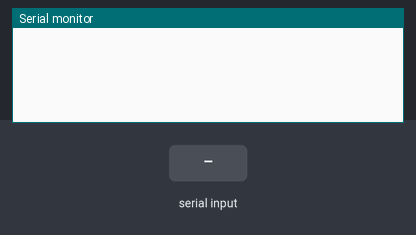
Bench run of a sketch on a simulated Arduino Uno, built with avr-gcc and run on an emulated ATmega328P. On the bench: the last lines printed to the serial monitor. The inputs (shaded band) are chosen by the test bench.

Above: at 1.2 s.
1.3 s: "AI 1\n" received over Serial
At 2.3 s:
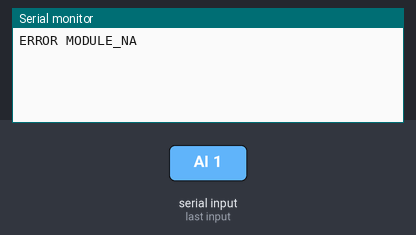
2.8 s: "AI\n" received over Serial
At 3.4 s:
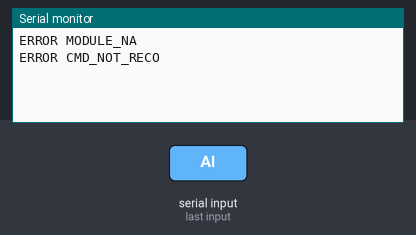

Measured:
- after the input at 1.3 s, the serial monitor: prints a new line at once (image 1)
- after the input at 2.8 s, the serial monitor: prints a new line at once (image 2)

The sketch:

saltlamp.ino
```cpp
#include "Arduino.h"
#include <OneWire.h>

#include "base/saltlamp_inc_boards.h"

// because this here makes total sense - FUCK YOU, Arduino IDE!
// it doesn't work when moved to base/saltlamp_inc_messages
byte response_msg = 0;

#include "base/saltlamp_inc_messages.h"
#include "base/saltlamp_devices.h"

#include "base/saltlamp_inc_modules.h"

#include "modules/saltlamp_OW.h"
#include "modules/saltlamp_SYS.h"
#include "modules/saltlamp_AI.h"
#include "modules/saltlamp_DI.h"
#include "modules/saltlamp_DO.h"
#include "modules/saltlamp_PWM.h"
#include "modules/saltlamp_TEMP.h"
#include "modules/saltlamp_433.h"
// #include "modules/saltlamp_IR.h"
// #include "modules/saltlamp_US.h"

// Variables for parsing PC commands
String ser_string = "";
String ser_module = "";
String ser_command = "";
byte   ser_pin = 0;
String ser_value = "";
boolean ser_string_complete = false;

saltlamp_devices DEVS;

void setup()
{
	Serial.begin(19200);

	ser_string.reserve(42);
	ser_module.reserve(5);
	ser_command.reserve(15);
	ser_value.reserve(17);

	DEVS.reg(0, mSYS); 	// PINs 0 and 1 are reserved for serial communication
	DEVS.reg(1, mSYS);
}

saltlamp_OW OW(Serial, response_msg, DEVS);
saltlamp_SYS SYS(Serial, response_msg, DEVS);
saltlamp_AI AI(Serial, response_msg, DEVS);
saltlamp_DI DI(Serial, response_msg, DEVS);
saltlamp_DO DO(Serial, response_msg, DEVS);
saltlamp_PWM PWM(Serial, response_msg, DEVS);
saltlamp_TEMP TEMP(Serial, response_msg, DEVS);
void saltlamp_TEMP_interrupt1() { TEMP.auriol433check(); }

saltlamp_433 ftt433(Serial, response_msg, DEVS);
// saltlamp_IR IR(Serial, response_msg, DEVS);

// saltlamp_US US(Serial, response_msg, DEVS);
// void saltlamp_US_interrupt1() { US.measure(); }

void loop()
{
	DI.loop();
	AI.loop();
// 	US.loop();
	TEMP.loop();
// 	IR.loop();
	ftt433.loop();

	if (ser_string_complete) {
		ser_module = ser_string.substring(0, ser_string.indexOf('_'));
		ser_command = ser_string.substring(ser_string.indexOf('_') + 1, ser_string.indexOf(' '));
		ser_pin = byte(ser_string.substring(ser_string.indexOf(' ') + 1, ser_string.indexOf(' ') + 3).toInt());
		ser_value = ser_string.substring(ser_string.indexOf(' ') + 1);
		if (ser_value.indexOf(' ') == -1) {
			ser_value = "";
		} else {
			ser_value = ser_value.substring(ser_value.indexOf(' ') + 1);
			ser_value.trim();
		}

		if (ser_module == "AI") {
			AI.parse(ser_command, ser_pin, ser_value);
		} else if (ser_module == "DI") {
			DI.parse(ser_command, ser_pin, ser_value);
		} else if (ser_module == "DO") {
			DO.parse(ser_command, ser_pin, ser_value);
		} else if (ser_module == "PWM") {
			PWM.parse(ser_command, ser_pin, ser_value);
		} else if (ser_module == "OW") {
			OW.parse(ser_command, ser_pin, ser_value);
		} else if (ser_module == "TEMP") {
			TEMP.parse(ser_command, ser_pin, ser_value);
// 		} else if (ser_module == "US") {
// 			US.parse(ser_command, ser_pin, ser_value);
		} else if (ser_module == "SYS") {
			SYS.parse(ser_command, ser_pin, ser_value);
		} else if (ser_module == "433") {
			ftt433.parse(ser_command, ser_pin, ser_value);
// 		} else if (ser_module == "IR") {
// 			IR.parse(ser_command, ser_pin, ser_value);
		} else {
			response_msg = MSG_MODULE_NA;
		}

		saltlamp_message(Serial, response_msg, ser_module, ser_command, ser_pin, ser_string);

		ser_string = "";
		ser_module = "";
		ser_command = "";
		ser_pin = 0;
		ser_string_complete = false;
	}
}

void serialEvent() {
	while (Serial.available()) {
		char inChar = (char)Serial.read();

		if (inChar == '\n') {
			ser_string_complete = true;
		} else {
			ser_string += inChar;
		}
	}
}
```

saltlamp_devices.h
```cpp
#ifndef saltlamp_devices_h
#define saltlamp_devices_h

#include "Arduino.h"
#include "saltlamp_inc_boards.h"

class saltlamp_devices {
	private:
		struct device {
			byte module;

			device() : module(0) {}
		};

		device devices[100];
	public:
		void reg(byte pin, byte module);
		bool in_use(byte pin);
		bool is_device(byte pin, byte module);
		bool is_interrupt(byte pin);
		byte get_interrupt(byte pin);
		bool is_pwm(byte pin);
		byte get_pwm_index(byte pin);
};

#endif
```

saltlamp_inc_boards.h
```cpp
#ifndef saltlamp_inc_boards_h
#define saltlamp_inc_boards_h

#if defined(__AVR_ATmega1280__) || defined(__AVR_ATmega2560__)
	const byte BOARD_interrupts_COUNT = 6;
	//                                                     0  1   2   3   4   5
	const byte BOARD_interrupts[BOARD_interrupts_COUNT] = {2, 3, 21, 20, 19, 18};

	const byte BOARD_serials[] = {0, 1, 19, 18, 17, 16, 15, 14};

	const byte BOARD_pwms_COUNT = 15;
	const byte BOARD_pwms[BOARD_pwms_COUNT] = {2, 3, 4, 5, 6, 7, 8, 9, 10, 11, 12, 13, 44, 45, 46};

	const byte BOARD_D_MIN = 0;
	const byte BOARD_D_MAX = 53;
	const byte BOARD_A_MIN = 0;
	const byte BOARD_A_MAX = 15;

#else
	const byte BOARD_interrupts_COUNT = 2;
	//                                                     0  1
	const byte BOARD_interrupts[BOARD_interrupts_COUNT] = {2, 3};

	const byte BOARD_serials[] = {0, 1};

	const byte BOARD_pwms_COUNT = 6;
	const byte BOARD_pwms[BOARD_pwms_COUNT] = {3, 5, 6, 9, 10, 11};

	const byte BOARD_D_MIN = 0;
	const byte BOARD_D_MAX = 13;
	const byte BOARD_A_MIN = 0;
	const byte BOARD_A_MAX = 5;

#endif

#endif
```

saltlamp_inc_messages.h
```cpp
#ifndef saltlamp_inc_messages_h
#define saltlamp_inc_messages_h

#include "Arduino.h"

enum {
	MSG_NONE = 0,
	MSG_OK,
	MSG_PIN_IN_USE,
	MSG_ONE_PER_MODULE,
	MSG_SYNTAX_ERROR,
	MSG_CMD_ERROR,
	MSG_CMD_NOT_RECO,
	MSG_MODULE_NA,
	MSG_NOT_DEVICE,
	MSG_SECURITY_INTERVAL,
	MSG_NEED_INTERRUPT_PIN,
	MSG_NEED_PWM_PIN
} messages;

void saltlamp_message(HardwareSerial& Serial, byte& response_msg, String& ser_module, String& ser_command, byte& ser_pin, String& ser_string);

#endif
```

saltlamp_inc_modules.h
```cpp
#ifndef saltlamp_inc_modules_h
#define saltlamp_inc_modules_h

enum {
	mDI = 1,
	mDO,
	mAI,
	mPWM,
	mOW,
	mTEMP,
	mIR,
	mUS,
	mSYS,
	m433
} modules;

#endif
```

saltlamp_module.h
```cpp
#ifndef saltlamp_module_h
#define saltlamp_module_h

#include "Arduino.h"

#include "saltlamp_devices.h"
#include "saltlamp_inc_messages.h"
#include "saltlamp_inc_modules.h"

class saltlamp_module {
	protected:
		struct device {
		};

		static const byte PINS = 0;
		device devices[PINS];

		HardwareSerial& Serial;
		byte& response_msg;
		saltlamp_devices& DEVS;
	public:
		virtual void loop() {}
		virtual void parse(String &ser_command, byte &ser_pin, String &ser_value) {}
		saltlamp_module(HardwareSerial& serial_ext, byte& response_msg_ext, saltlamp_devices& DEVS_ext)
			: Serial(serial_ext),response_msg(response_msg_ext),DEVS(DEVS_ext) { }
};

#endif
```

MemoryFree.h
```cpp
// MemoryFree library based on code posted here:
// http://www.arduino.cc/cgi-bin/yabb2/YaBB.pl?num=1213583720/15
//
// Extended by Matthew Murdoch to include walking of the free list.

#ifndef	MEMORY_FREE_H
#define MEMORY_FREE_H

#ifdef __cplusplus
extern "C" {
#endif

int freeMemory();

#ifdef  __cplusplus
}
#endif

#endif
```

auriol433.h
```cpp
// Unknown 433Mhz weather sensor decoder. Untested in the real world.
// http://arduino.cc/forum/index.php/topic,142871.msg1106336.html#msg1106336

// __           ___       ___    ___
//   |         |  |      |  |   |  |
//   |_________|  |______|  |___|  |
//
//   |  Sync      |    1    |  0   |
//   |  8320us    | 4500us  | 2530us

// Defines
#define DataBits0 4                                       // Number of data0 bits to expect
#define DataBits1 32                                      // Number of data1 bits to expect
#define allDataBits 36                                    // Number of data sum 0+1 bits to expect

// isrFlags bit numbers
#define F_HAVE_DATA 1                                     // 0=Nothing in read buffer, 1=Data in read buffer
#define F_GOOD_DATA 2                                     // 0=Unverified data, 1=Verified (2 consecutive matching reads)
#define F_CARRY_BIT 3                                     // Bit used to carry over bit shift from one long to the other
#define F_STATE 7                                         // 0=Sync mode, 1=Data mode

#include "Arduino.h"

class auriol433 {
	private:

		byte pin;

		// Interrupt variables
		unsigned long fall_Time;                              // Placeholder for microsecond time when last falling edge occured.
		unsigned long rise_Time;                              // Placeholder for microsecond time when last rising edge occured.
		byte bit_Count;                                       // Bit counter for received bits.
		unsigned long build_Buffer[2];                     // Placeholder last data packet being received.
		volatile unsigned long read_Buffer[2];             // Placeholder last full data packet read.
		volatile byte isrFlags;                               // Various flag bits

		// Constants
		static const unsigned long sync_MIN = 4300;                      // Minimum Sync time in micro seconds
		static const unsigned long sync_MAX = 4700;

		static const unsigned long bit1_MIN = 2300;
		static const unsigned long bit1_MAX = 2700;

		static const unsigned long bit0_MIN = 1330;
		static const unsigned long bit0_MAX = 1730;

		static const unsigned long glitch_Length = 300;                  // Anything below this value is a glitch and will be ignored.


	public:

		struct reading {
			float temperature;
			byte humidity;
			bool ok;
		};

		reading nullReading;

		void setPin(byte p) { pin = p; }
		void PinChangeISR0();
		auriol433::reading loop();

		auriol433()
		{
			nullReading.ok = false;

			// Interrupt variables
			fall_Time = 0;                              // Placeholder for microsecond time when last falling edge occured.
			rise_Time = 0;                              // Placeholder for microsecond time when last rising edge occured.
			bit_Count = 0;                                       // Bit counter for received bits.
			build_Buffer[0] = 0;                     // Placeholder last data packet being received.
			build_Buffer[1] = 0;                     // Placeholder last data packet being received.
			read_Buffer[0] = 0;             // Placeholder last full data packet read.
			read_Buffer[1] = 0;             // Placeholder last full data packet read.
			isrFlags = 0;                               // Various flag bits
		}
};
```

dht.h
```cpp
//
//    FILE: dht.h
//  AUTHOR: Rob Tillaart
// VERSION: 0.1.14
// PURPOSE: DHT Temperature & Humidity Sensor library for Arduino
//     URL: http://arduino.cc/playground/Main/DHTLib
//
// HISTORY:
// see dht.cpp file
//

#ifndef dht_h
#define dht_h

#if ARDUINO < 100
#include <WProgram.h>
#else
#include <Arduino.h>
#endif

#define DHT_LIB_VERSION "0.1.14"

#define DHTLIB_OK                0
#define DHTLIB_ERROR_CHECKSUM   -1
#define DHTLIB_ERROR_TIMEOUT    -2
#define DHTLIB_INVALID_VALUE    -999

#define DHTLIB_DHT11_WAKEUP     18
#define DHTLIB_DHT_WAKEUP       1

// max timeout is 100 usec.
// For a 16 Mhz proc 100 usec is 1600 clock cycles
// loops using DHTLIB_TIMEOUT use at least 4 clock cycli
// so 100 us takes max 400 loops
// so by dividing F_CPU by 40000 we "fail" as fast as possible
#define DHTLIB_TIMEOUT (F_CPU/40000)

class dht
{
public:
    // return values:
    // DHTLIB_OK
    // DHTLIB_ERROR_CHECKSUM
    // DHTLIB_ERROR_TIMEOUT
    int read11(uint8_t pin);
    int read(uint8_t pin);

    inline int read21(uint8_t pin) { return read(pin); };
    inline int read22(uint8_t pin) { return read(pin); };
    inline int read33(uint8_t pin) { return read(pin); };
    inline int read44(uint8_t pin) { return read(pin); };

    double humidity;
    double temperature;

private:
    uint8_t bits[5];  // buffer to receive data
    int _readSensor(uint8_t pin, uint8_t wakeupDelay);
};
#endif
//
// END OF FILE
//
```

saltlamp_433.h
```cpp
#ifndef saltlamp_433_h
#define saltlamp_433_h

#include "../base/saltlamp_module.h"
#include "../external/rc-switch/RCSwitch.h"

class saltlamp_433 : public saltlamp_module {
	private:
		struct deviceT {
			RCSwitch radio;
		};

		struct deviceR {
			RCSwitch radio;
			bool registered;

			deviceR() : registered(false) {}
		};

		static const byte PINS = BOARD_D_MAX + 1;
		deviceT devicesT[PINS];

		deviceR devicesR[BOARD_interrupts_COUNT];

	public:
		void loop();
		void parse(String &ser_command, byte &ser_pin, String &ser_value);
		saltlamp_433(HardwareSerial& serial_ext, byte& response_msg_ext, saltlamp_devices& DEVS_ext)
			: saltlamp_module(serial_ext, response_msg_ext, DEVS_ext) {}
};

#endif
```

saltlamp_AI.h
```cpp
#ifndef saltlamp_AI_h
#define saltlamp_AI_h

#include "../base/saltlamp_module.h"

class saltlamp_AI : public saltlamp_module {
	private:
		struct device {
			int value;
			int diffThreshold;
			bool active;

			device() : value(0), diffThreshold(1), active(false) {}
		};

		static const byte PINS = BOARD_A_MAX + 1;
		device devices[PINS];

		void send_status(byte pin);
	public:
		void loop();
		void parse(String &ser_command, byte &ser_pin, String &ser_value);
		saltlamp_AI(HardwareSerial& serial_ext, byte& response_msg_ext, saltlamp_devices& DEVS_ext)
			: saltlamp_module(serial_ext, response_msg_ext, DEVS_ext) {}
};

#endif
```

saltlamp_DI.h
```cpp
#ifndef saltlamp_DI_h
#define saltlamp_DI_h

#include "../base/saltlamp_module.h"

class saltlamp_DI : public saltlamp_module {
	private:
		struct device {
			bool state;
			bool active;
			bool pullup;

			device() : state(false), active(false), pullup(false) {}
		};

		static const byte PINS = BOARD_D_MAX + 1;
		device devices[PINS];

		void send_status(byte pin);
	public:
		void loop();
		void parse(String &ser_command, byte &ser_pin, String &ser_value);
		saltlamp_DI(HardwareSerial& serial_ext, byte& response_msg_ext, saltlamp_devices& DEVS_ext)
			: saltlamp_module(serial_ext, response_msg_ext, DEVS_ext) {}
};

#endif
```

saltlamp_DO.h
```cpp
#ifndef saltlamp_DO_h
#define saltlamp_DO_h

#include "../base/saltlamp_module.h"

class saltlamp_DO : public saltlamp_module {
	private:
		struct device {
			bool inverted;
			bool state;

			unsigned long last_read;
			unsigned int security_interval;

			device() : last_read(0), security_interval(0) {}
		};

		unsigned long currentMillis;

		static const byte PINS = BOARD_D_MAX + 1;
		device devices[PINS];

	public:
		void loop() {}
		void parse(String &ser_command, byte &ser_pin, String &ser_value);
		saltlamp_DO(HardwareSerial& serial_ext, byte& response_msg_ext, saltlamp_devices& DEVS_ext)
			: saltlamp_module(serial_ext, response_msg_ext, DEVS_ext) {}
};

#endif
```

saltlamp_OW.h
```cpp
#ifndef saltlamp_OW_h
#define saltlamp_OW_h

#include "../base/saltlamp_module.h"
#include <OneWire.h>

class saltlamp_OW : public saltlamp_module {

	public:
		static OneWire *ow;
		byte pin;

		void parse(String &ser_command, byte &ser_pin, String &ser_value);
		saltlamp_OW(HardwareSerial& serial_ext, byte& response_msg_ext, saltlamp_devices& DEVS_ext)
			: saltlamp_module(serial_ext, response_msg_ext, DEVS_ext) {}
};

#endif
```

saltlamp_PWM.h
```cpp
#ifndef saltlamp_PWM_h
#define saltlamp_PWM_h

#include "../base/saltlamp_module.h"

class saltlamp_PWM : public saltlamp_module {
	private:
		struct device {
			bool inverted;
			byte state;

			unsigned long last_read;
			unsigned int security_interval;

			device() : last_read(0), security_interval(0) {}
		};

		unsigned long currentMillis;

		device devices[BOARD_pwms_COUNT];

	public:
		void loop() {}
		void parse(String &ser_command, byte &ser_pin, String &ser_value);
		saltlamp_PWM(HardwareSerial& serial_ext, byte& response_msg_ext, saltlamp_devices& DEVS_ext)
			: saltlamp_module(serial_ext, response_msg_ext, DEVS_ext) {}
};

#endif
```

saltlamp_SYS.h
```cpp
#ifndef saltlamp_SYS_h
#define saltlamp_SYS_h

#include "../base/saltlamp_module.h"
#include "../external/MemoryFree.h"

class saltlamp_SYS : public saltlamp_module {
	private:
		boolean SYS_configured;

	public:
		void loop() {}
		void parse(String &ser_command, byte &ser_pin, String &ser_value);
		saltlamp_SYS(HardwareSerial& serial_ext, byte& response_msg_ext, saltlamp_devices& DEVS_ext)
			: saltlamp_module(serial_ext, response_msg_ext, DEVS_ext) {
				SYS_configured = false;
			}
};

#endif
```

saltlamp_TEMP.h
```cpp
#ifndef saltlamp_TEMP_h
#define saltlamp_TEMP_h

#include "../base/saltlamp_module.h"

#include "../external/Arduino-Temperature-Control-Library/DallasTemperature.h"
#include "../external/dht.h"
#include "../external/auriol433.h"

#include "saltlamp_OW.h"

class saltlamp_TEMP : public saltlamp_module {
	private:
		struct device {
			byte driver;
			unsigned long last_read;
			unsigned int security_interval;
			DeviceAddress owaddr;

			device() : driver(0), last_read(0), security_interval(0) {}
		};

		unsigned long currentMillis;

		static const byte PINS = BOARD_D_MAX + 1;
		device devices[PINS];

		enum {
			TEMP_DHT11 = 1,
			TEMP_AURIOL433,
			TEMP_DALLAS
		} drivers;

		dht DHT;
		auriol433 AURIOL433;
		DallasTemperature *dallas;

	public:
		void auriol433check();
		void loop();
		void parse(String &ser_command, byte &ser_pin, String &ser_value);
		saltlamp_TEMP(HardwareSerial& serial_ext, byte& response_msg_ext, saltlamp_devices& DEVS_ext)
			: saltlamp_module(serial_ext, response_msg_ext, DEVS_ext) {}
};

void saltlamp_TEMP_interrupt1();
void saltlamp_TEMP_interrupt2();

#endif
```
